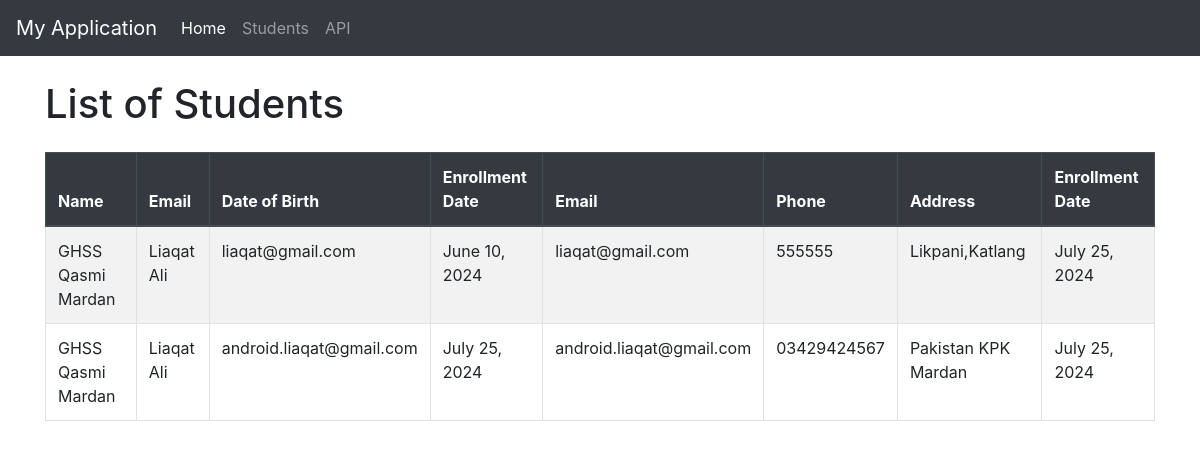
/, run on an earlier commit of the app's database.
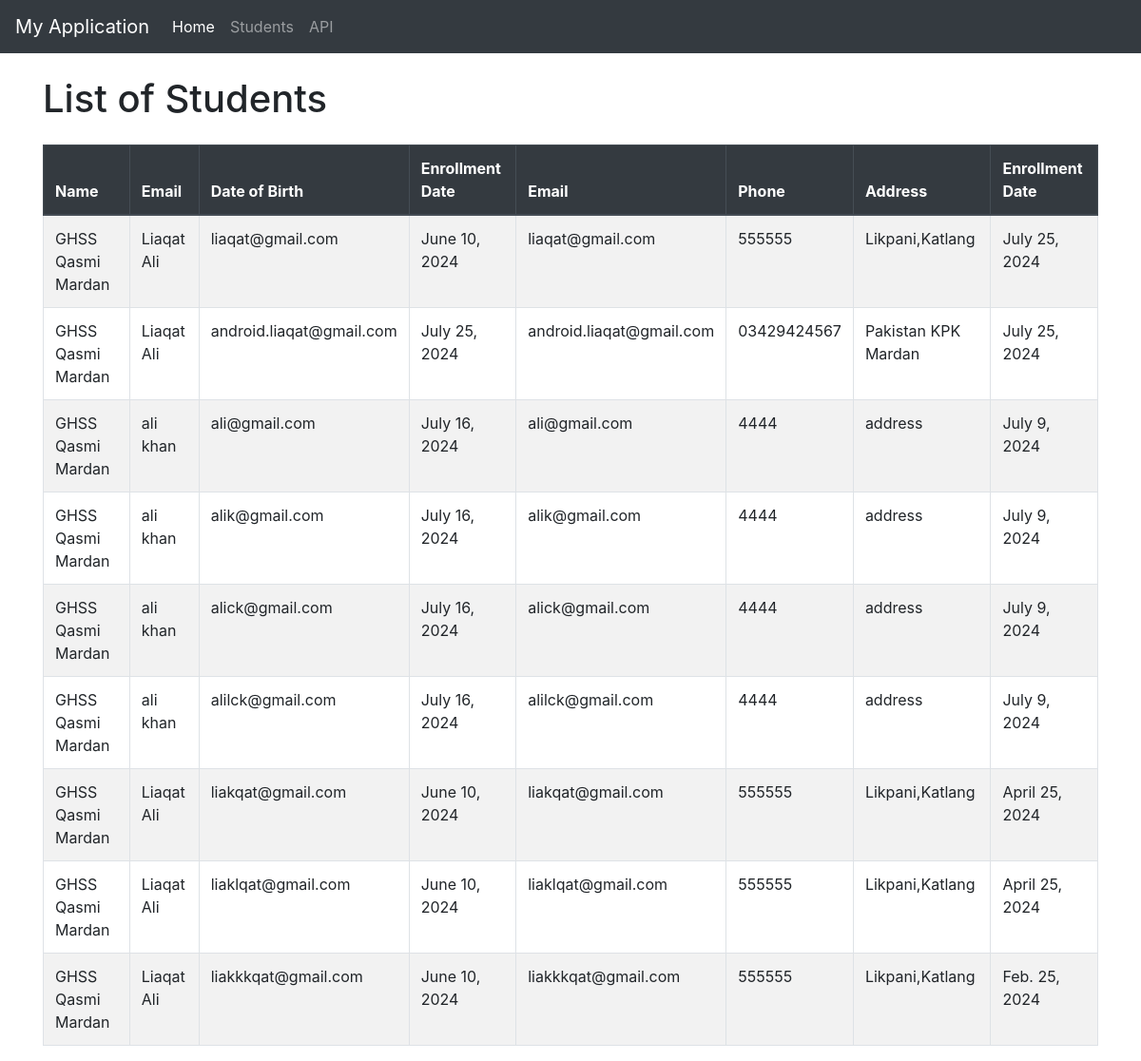
And on a later commit of the database.
### student/models.py (models this page shows, shortened)
class Student(models.Model):
    id = models.UUIDField(primary_key=True, default=uuid4, editable=False)
    school = models.ForeignKey(School, on_delete=models.CASCADE, related_name='students')
    first_name = models.CharField(max_length=50)
    last_name = models.CharField(max_length=50)
    date_of_birth = models.DateField()
    email = models.EmailField(unique=True)
    phone_number = models.CharField(max_length=15, blank=True, null=True)
    address = models.TextField()
    enrollment_date = models.DateField()

### school/models.py (models this page shows)
class School(models.Model):
    id = models.UUIDField(primary_key=True, default=uuid4, editable=False)
    name = models.CharField(max_length=255)
    address = models.TextField()
    phone_number = models.CharField(max_length=15)
    email = models.EmailField()
    established_year = models.IntegerField(validators=[validate_year])
    principal_name = models.CharField(max_length=255)
    def __str__(self):
        return self.name

### student/views.py (the view)
# urls.py: path('', StudentList.as_view(), name='student_list'),  # For rendering the student list
class StudentList(ListView):
    model = Student
    template_name = 'student/index.html'  # Ensure this path is correct
    context_object_name = 'students'

### student/templates/student/index.html (shortened to what this page needs)
{% extends 'base.html' %}
{% block content %}
    <h1 class="mb-4">List of Students</h1>
    <table class="table table-striped table-bordered">
        <thead class="thead-dark">
            <tr>
                <th>Name</th>
                <th>Email</th>
                <th>Date of Birth</th>
                <th>Enrollment Date</th>
                <th>Email</th>
                <th>Phone</th>
                <th>Address</th>
                <th>Enrollment Date</th>
            </tr>
        </thead>
        <tbody>
            {% for student in students %}
                <tr>
                  <td>{{ student.school}}</td>
                    <td>{{ student.first_name }} {{ student.last_name }}</td>
                    <td>{{ student.email }}</td>
                    <td>{{ student.date_of_birth }}</td>
                    <td>{{ student.email }}</td>
                    <td>{{ student.phone_number }}</td>
                    <td>{{ student.address }}</td>
                    <td>{{ student.enrollment_date }}</td>
                </tr>
                {% endfor %}
              </tbody>
          </table>
      {% endblock %}

### templates/base.html (shortened to what this page needs)
<!DOCTYPE html>
<html>
<head>
    <link href="https://stackpath.bootstrapcdn.com/bootstrap/4.5.2/css/bootstrap.min.css" rel="stylesheet">
</head>
<body>
    <nav class="navbar navbar-expand-lg navbar-dark bg-dark">
        <a class="navbar-brand" href="/">My Application</a>
        <div class="collapse navbar-collapse" id="navbarNav">
            <ul class="navbar-nav">
                <li class="nav-item active">
                    <a class="nav-link" href="/">Home <span class="sr-only">(current)</span></a>
                </li>
                <li class="nav-item">
                    <a class="nav-link" href="/students/">Students</a>
                </li>
                <li class="nav-item">
                    <a class="nav-link" href="/api/">API</a>
                </li>
            </ul>
        </div>
    </nav>
    <div class="container mt-4">
        {% block content %}{% endblock %}
    </div>
</body>
</html>

What changed in the data, as far as the page shows it:
added Student: school "GHSS Qasmi Mardan", first_name "ali", last_name "khan", email "ali@gmail.com", date_of_birth "July 16, 2024", phone_number "4444", address "address", enrollment_date "July 9, 2024"
added Student: school "GHSS Qasmi Mardan", first_name "ali", last_name "khan", email "alik@gmail.com", date_of_birth "July 16, 2024", phone_number "4444", address "address", enrollment_date "July 9, 2024"
added Student: school "GHSS Qasmi Mardan", first_name "ali", last_name "khan", email "alick@gmail.com", date_of_birth "July 16, 2024", phone_number "4444", address "address", enrollment_date "July 9, 2024"
added Student: school "GHSS Qasmi Mardan", first_name "ali", last_name "khan", email "alilck@gmail.com", date_of_birth "July 16, 2024", phone_number "4444", address "address", enrollment_date "July 9, 2024"
added Student: school "GHSS Qasmi Mardan", first_name "Liaqat", last_name "Ali", email "liakqat@gmail.com", date_of_birth "June 10, 2024", phone_number "555555", address "Likpani,Katlang", enrollment_date "April 25, 2024"
added Student: school "GHSS Qasmi Mardan", first_name "Liaqat", last_name "Ali", email "liaklqat@gmail.com", date_of_birth "June 10, 2024", phone_number "555555", address "Likpani,Katlang", enrollment_date "April 25, 2024"
added Student: school "GHSS Qasmi Mardan", first_name "Liaqat", last_name "Ali", email "liakkkqat@gmail.com", date_of_birth "June 10, 2024", phone_number "555555", address "Likpani,Katlang", enrollment_date "Feb. 25, 2024"
